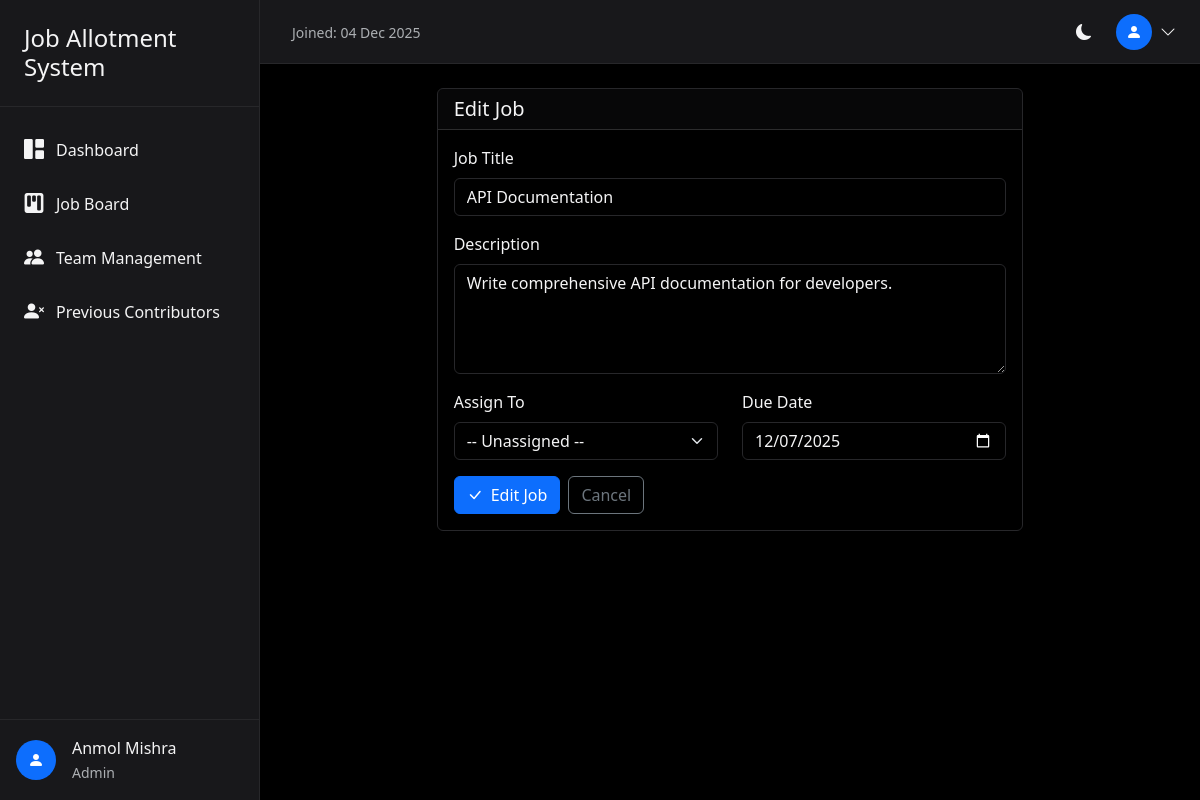
/jobs/3/edit/ (signed in), run on the app's committed database.
### core/models.py (models this page shows, shortened)
class CustomUser(AbstractUser):
    role = models.CharField(
        max_length=20,
        choices=UserRole.choices,
        default=UserRole.EMPLOYEE
    )
    full_name = models.CharField(max_length=255, blank=True)
    phone = models.CharField(max_length=20, blank=True)
    salary = models.DecimalField(
        max_digits=10,
        decimal_places=2,
        default=45000.00
    )
    rating = models.IntegerField(
        default=5,
        validators=[MinValueValidator(1), MaxValueValidator(5)]
    )
    is_deleted = models.BooleanField(default=False)
    created_at = models.DateTimeField(auto_now_add=True)
    updated_at = models.DateTimeField(auto_now=True)
    class Meta:
        ordering = ['-created_at']

class Job(models.Model):
    title = models.CharField(max_length=255)
    description = models.TextField(blank=True)
    assigned_to = models.ForeignKey(
        CustomUser,
        on_delete=models.SET_NULL,
        null=True,
        blank=True,
        related_name='assigned_jobs'
    )
    created_by = models.ForeignKey(
        CustomUser,
        on_delete=models.SET_NULL,
        null=True,
        related_name='created_jobs'
    )
    status = models.CharField(
        max_length=20,
        choices=JobStatus.choices,
        default=JobStatus.PENDING
    )
    due_date = models.DateField(null=True, blank=True)
    created_at = models.DateTimeField(auto_now_add=True)
    updated_at = models.DateTimeField(auto_now=True)
    completed_at = models.DateTimeField(null=True, blank=True)
    class Meta:
        ordering = ['-created_at']

### core/views.py (the view, shortened to what this page needs)
# urls.py: path('jobs/<int:job_id>/edit/', views.job_edit, name='job_edit'),
@login_required
def job_edit(request, job_id):
    if request.user.role == UserRole.EMPLOYEE:
        messages.error(request, 'You do not have permission to edit jobs.')
        return redirect('my_jobs')
    job = get_object_or_404(Job, id=job_id)
    employees = CustomUser.objects.filter(role=UserRole.EMPLOYEE, is_deleted=False)
    return render(request, 'job_form.html', {'job': job, 'employees': employees, 'action': 'Edit'})

### templates/job_form.html (shortened to what this page needs)
{% extends 'base.html' %}
{% block content %}
<div class="row justify-content-center">
    <div class="col-lg-8">
        <div class="card">
            <div class="card-header">
                <h5 class="mb-0">{{ action }} Job</h5>
            </div>
            <div class="card-body">
                <form method="post">
                    <div class="mb-3">
                        <label class="form-label">Job Title</label>
                        <input type="text" name="title" class="form-control" value="{{ job.title|default:'' }}" placeholder="Enter job title" required>
                    </div>
                    <div class="mb-3">
                        <label class="form-label">Description</label>
                        <textarea name="description" class="form-control" rows="4" placeholder="Enter job description">{{ job.description|default:'' }}</textarea>
                    </div>
                    <div class="row">
                        <div class="col-md-6 mb-3">
                            <label class="form-label">Assign To</label>
                            <select name="assigned_to" class="form-select">
                                <option value="">-- Unassigned --</option>
                            </select>
                        </div>
                        <div class="col-md-6 mb-3">
                            <label class="form-label">Due Date</label>
                            <input type="date" name="due_date" class="form-control" value="{{ job.due_date|date:'Y-m-d'|default:'' }}">
                        </div>
                    </div>
                    <div class="d-flex gap-2">
                        <button type="submit" class="btn btn-primary">
                            <i class="bi bi-check-lg me-2"></i>{{ action }} Job
                        </button>
                        <a href="{% url 'job_board' %}" class="btn btn-outline-secondary">Cancel</a>
                    </div>
                </form>
            </div>
        </div>
    </div>
</div>
{% endblock %}

### templates/base.html (shortened to what this page needs)
<!DOCTYPE html>
<html lang="en" data-bs-theme="dark">
  <head>
    <link
      href="https://cdn.jsdelivr.net/npm/bootstrap@5.3.2/dist/css/bootstrap.min.css"
      rel="stylesheet"
    />
    <link
      href="https://cdn.jsdelivr.net/npm/bootstrap-icons@1.11.1/font/bootstrap-icons.css"
      rel="stylesheet"
    />
  </head>
  <body>
    {% if user.is_authenticated %}
    <aside class="sidebar" id="sidebar">
      <div class="sidebar-header">
        <h4 class="mb-0 d-flex align-items-center">Job Allotment System</h4>
      </div>
      <nav class="sidebar-nav">
        <a
          href="{% url 'dashboard' %}"
          class="nav-link {% if request.resolver_match.url_name == 'dashboard' %}active{% endif %}"
        >
          <i class="bi bi-grid-1x2-fill"></i>
          Dashboard
        </a>
        {% if user.role != 'EMPLOYEE' %}
        <a
          href="{% url 'job_board' %}"
          class="nav-link {% if request.resolver_match.url_name == 'job_board' %}active{% endif %}"
        >
          <i class="bi bi-kanban-fill"></i>
          Job Board
        </a>
        {% endif %}  {% if user.role != 'EMPLOYEE' %}
        <a
          href="{% url 'team_management' %}"
          class="nav-link {% if request.resolver_match.url_name == 'team_management' %}active{% endif %}"
        >
          <i class="bi bi-people-fill"></i>
          Team Management
        </a>
        {% endif %} {% if user.role == 'ADMIN' %}
        <a
          href="{% url 'previous_contributors' %}"
          class="nav-link {% if request.resolver_match.url_name == 'previous_contributors' %}active{% endif %}"
        >
          <i class="bi bi-person-x-fill"></i>
          Previous Contributors
        </a>
        {% endif %}
      </nav>
      <div
        class="position-absolute bottom-0 start-0 end-0 p-3 border-top"
        style="border-color: var(--bs-border-color) !important"
      >
        <div class="d-flex align-items-center">
          <div
            class="rounded-circle bg-primary d-flex align-items-center justify-content-center"
            style="width: 40px; height: 40px"
          >
            <i class="bi bi-person-fill text-white"></i>
          </div>
          <div class="ms-3">
            <div class="fw-medium">
              {{ user.full_name|default:user.username }}
            </div>
            <small class="text-muted">{{ user.get_role_display }}</small>
          </div>
        </div>
      </div>
    </aside>
    <div class="main-wrapper">
      <header class="top-header">
        <div class="ms-2">
          <span class="text-muted small"
            >Joined: {{ user.date_joined|date:"d M Y" }}</span
          >
        </div>
        <div class="d-flex align-items-center gap-3 ms-auto">
          <div class="theme-toggle" onclick="toggleTheme()">
            <i class="bi bi-moon-fill" id="theme-icon"></i>
          </div>
          <div class="dropdown">
            <div
              class="user-dropdown d-flex align-items-center"
              data-bs-toggle="dropdown"
            >
              <div
                class="rounded-circle bg-primary d-flex align-items-center justify-content-center"
                style="width: 36px; height: 36px"
              >
                <i class="bi bi-person-fill text-white"></i>
              </div>
              <i class="bi bi-chevron-down ms-2"></i>
            </div>
          </div>
        </div>
      </header>
      <main class="main-content">
         {% block content %}{% endblock %}
      </main>
    </div>
    {% else %}
    <main>{% block auth_content %}{% endblock %}</main>
    {% endif %}
  </body>
</html>

### templates/base.html (style rules this page uses)
:root { --sidebar-width: 260px; }
[data-bs-theme="dark"] { --bs-body-bg: #000; --bs-body-color: #f4f4f5; --bs-card-bg: #18181b; --bs-border-color: #27272a; }
body { min-height: 100vh; background-color: var(--bs-body-bg); }
.sidebar { width: var(--sidebar-width); position: fixed; top: 0; left: 0; height: 100vh; background-color: var(--bs-card-bg); border-right: 1px solid var(--bs-border-color); z-index: 10; transition: transform 0.3s ease; }
.sidebar-header { padding: 1.5rem; border-bottom: 1px solid var(--bs-border-color); }
.sidebar-nav { padding: 1rem 0; }
.nav-link { display: flex; align-items: center; padding: 0.75rem 1.5rem; color: var(--bs-body-color); text-decoration: none; transition: all 0.2s; }
.nav-link i { margin-right: 0.75rem; font-size: 1.25rem; }
.main-wrapper { margin-left: var(--sidebar-width); min-height: 100vh; }
.top-header { height: 64px; background-color: var(--bs-card-bg); border-bottom: 1px solid var(--bs-border-color); display: flex; align-items: center; justify-content: space-between; padding: 0 1.5rem; position: sticky; top: 0; z-index: 999; }
.main-content { padding: 1.5rem; }
.card { background-color: var(--bs-card-bg); border: 1px solid var(--bs-border-color); }
.theme-toggle { cursor: pointer; padding: 0.5rem; border-radius: 0.375rem; transition: background-color 0.2s; }
.user-dropdown { cursor: pointer; }

### data on the page
CustomUser: full_name "Anmol Mishra", role "Admin", date_joined "04 Dec 2025"
Job: title "API Documentation", description "Write comprehensive API documentation for developers.", due_date "12/07/2025"

### other printed values
{{ action }} "Edit"
